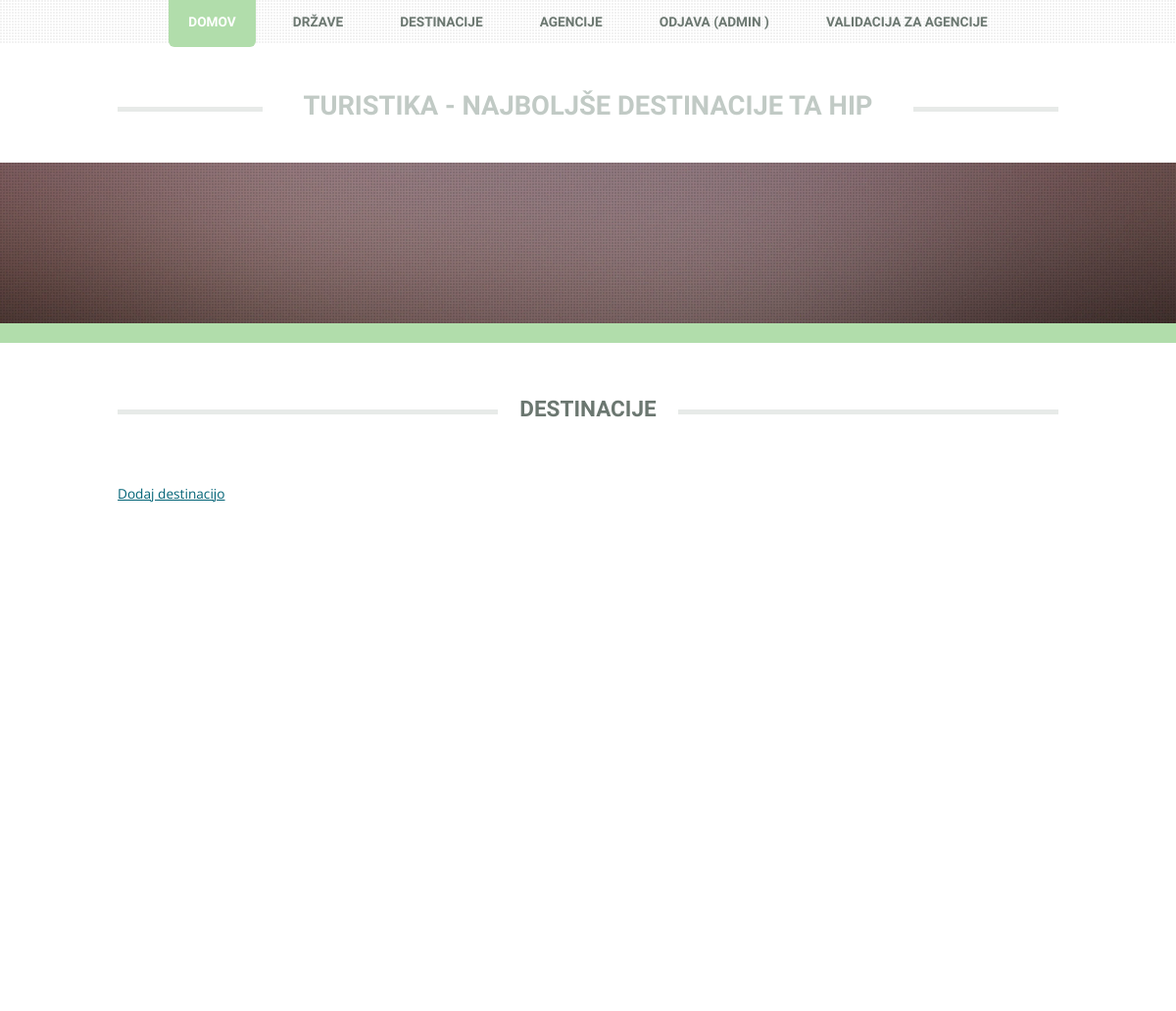
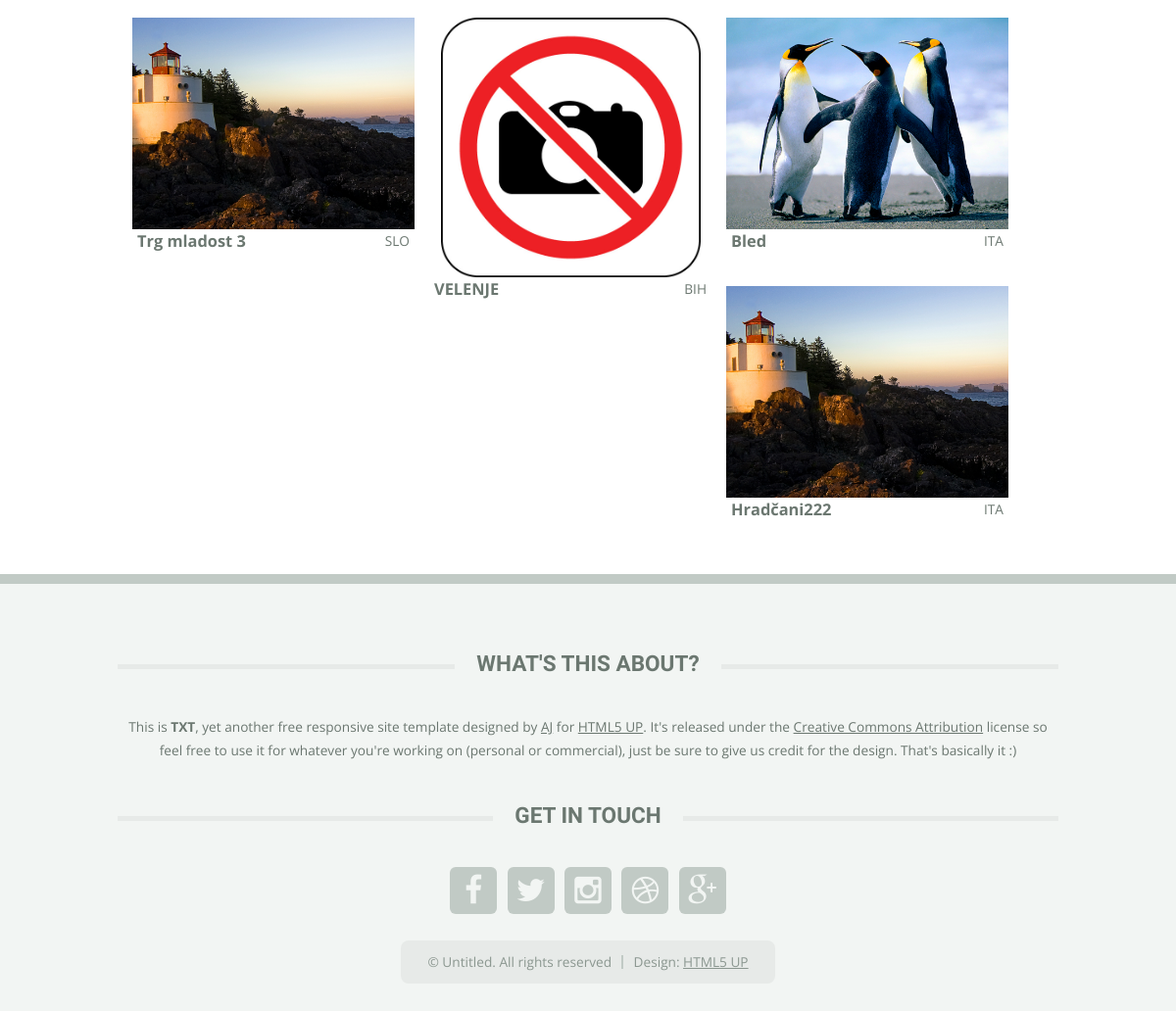
Screenshot of /destinations.php (signed in) with the database file from the repository (2 pictures, top to bottom).
### tables this page shows
CREATE TABLE `destinations` (
  `id` int(11) NOT NULL,
  `country_id` int(11) NOT NULL,
  `agency_id` int(11) NOT NULL,
  `title` varchar(200) NOT NULL,
  `description` text,
  `www` varchar(200) DEFAULT NULL,
  `lat` varchar(100) DEFAULT NULL,
  `alt` varchar(100) DEFAULT NULL,
  `cost` int(11) DEFAULT NULL,
  `duration` int(11) NOT NULL
);

CREATE TABLE `pictures` (
  `id` int(11) NOT NULL,
  `destination_id` int(11) NOT NULL,
  `url` varchar(200) NOT NULL,
  `title` varchar(200) NOT NULL
);

CREATE TABLE `countries` (
  `id` int(11) NOT NULL,
  `title` varchar(200) NOT NULL,
  `short` varchar(5) NOT NULL
);

### destinations.php (the view, shortened to what this page needs)
<?php
include_once 'header.php';
include_once 'database.php';
$query = "SELECT d.title AS dtitle, d.id AS did,
          c.title AS ctitle, c.short
          FROM destinations d INNER JOIN countries c
          ON c.id=d.country_id";
$result = mysqli_query($link, $query);
?>
<?php
    if ($_SESSION['admin'] == 1) {
?>
<a href="destination_add.php">Dodaj destinacijo</a>
<?php
    }
?>
<div id="piechart" style="width: 900px; height: 500px;"></div>
<?php
while ($row = mysqli_fetch_array($result)) {
    echo '<div class="destination">';
        echo '<a href="destination.php?id='.$row['did'].'">';
        $query = "SELECT *
                  FROM pictures
                  WHERE destination_id=".$row['did'].'
                  LIMIT 1';
        $r = mysqli_query($link, $query);
        $picture = mysqli_fetch_array($r);
        if (empty($picture['url'])) {
            echo '<img src="slike/no-photo.jpg" alt="" />';
        }
        else {
            echo '<img src="'.$picture['url'].'" alt="" />';
        }
        echo '</a>';
        echo '<span class="destination_name">'.$row['dtitle'].'</span>';
        echo '<span class="destination_country">'.$row['short'].'</span>';
    echo '</div>';
}
?>
<?php
include_once 'footer.php';
?>

### css/lightbox.css (style rules this page uses)
body:after { content: url(../img/close.png) url(../img/loading.gif) url(../img/prev.png) url(../img/next.png); display: none; }

### css/style.css (style rules this page uses)
body { background: #f2f5f3; }
body,input,textarea,select { font-family: 'Open Sans', sans-serif; font-weight: 400; color: #6b7770; font-size: 11.5pt; line-height: 2em; }
a { color: #006376; text-decoration: underline; }
.destination { width: 30%; float: left; margin: 10px 0px 0px 15px; }
.destination img { display: block; max-height: 265px; max-width: 100%; width: auto; margin: 0px auto; }
.destination .destination_name { font-size: 1.2em; font-weight: bold; float: left; margin-left: 5px; }
.destination .destination_country { text-transform: uppercase; float: right; margin-right: 5px; }

### css/style-1000px.css (style rules this page uses)
body { min-width: 960px; }
body,input,textarea,select { font-size: 10.25pt; line-height: 1.75em; }

### rows the page displays
destinations: pictures.url (picture), title "Trg mladost 3", country.short "SLO"
destinations: title "VELENJE", country.short "BIH"
destinations: pictures.url (picture), title "Bled", country.short "ITA"
destinations: pictures.url (picture), title "Hradčani222", country.short "ITA"

### other values shown
$_SESSION['first_name'] "ADMIN"
